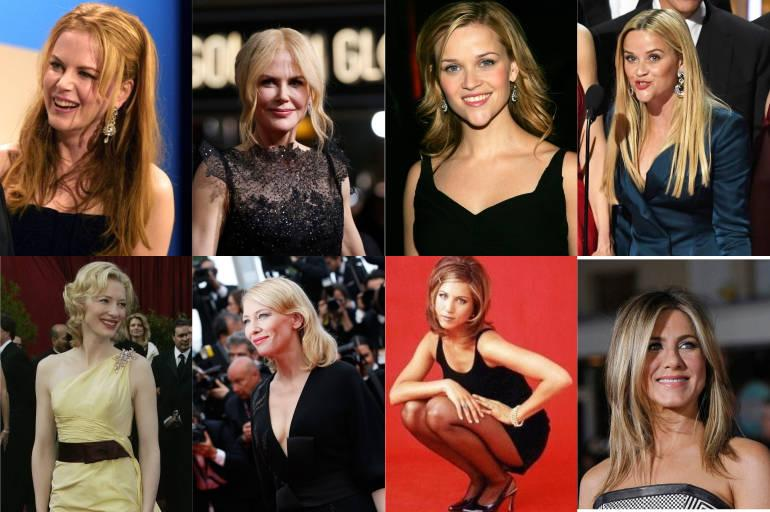
#> input picture actricesFamosas.jpg, 770 x 512 px
$ python tareaopencv1.py
#> lines starting #> are read from the running program, lines starting #| are printed output that depends on the picture; after the words box and inside, x2 and y2 are one past the last pixel; in counts of white or black regions, pixels touching at a corner belong together
# ********************************************************************************
# Prueba 3 - Python - Jorge Rojas Moena
# Parte 1: Entregar a mas tardar al Inicio de Clase Lunes 14 Junio 2021
# Ver Información en enlace: https://realpython.com/face-recognition-with-python/
# ********************************************************************************

import sys
# ***************************************************************************************
# Función detectaRostoEnFoto(foto) que Detecta Rostros en foto elegida por el usuario
# Utiliza la biblioteca de código abierto OpenCV
# ***************************************************************************************
def detectaRostoEnFoto(foto):
    import cv2

    # Get user supplied values - Obtener valores proporcionados por el usuario
    imagePath = foto
    cascPath = "haarcascade_frontalface_default.xml"

    # Create the haar cascade - Se crea la cascada para la imagen
    faceCascade = cv2.CascadeClassifier(cascPath)

    # Read the image - Leer la imagen
    image = cv2.imread(imagePath)
    gray = cv2.cvtColor(image, cv2.COLOR_BGR2GRAY)

    # Detect faces in the image - Detecta rostros en la imagen
    faces = faceCascade.detectMultiScale(
        gray,
        scaleFactor=1.1,
        minNeighbors=5,
        minSize=(30, 30)
    )

    if len(faces) > 1:
        print("Detectados {0} Rostros!".format(len(faces)))
    else: print("Detectado {0} Rostro!".format(len(faces)))

    # Draw a rectangle around the faces - Dibuja un rectángulo alrededor de las caras
    for (x, y, w, h) in faces:
        cv2.rectangle(image, (x, y), (x+w, y+h), (0, 255, 0), 2)

    if len(faces) > 1:
        cv2.imshow("Rostros Encontrados en Foto : "+imagePath, image)
    else: cv2.imshow("Rostro Encontrado en Foto : "+imagePath, image)

    print("PRESIONE ENTER PARA CONTINUAR......")
    cv2.waitKey(0)

    cv2.destroyAllWindows()

# ***************************************************************************************
# Función ingresaFoto(num) que Despliega el Menú de Fotos disponibles a detectar Rostros
# Devuelve el número correspondiente a uno de los diccionarios de la lista de fotos
# ***************************************************************************************
def ingresaFoto(num):
    print('')
    print("***************************************")
    print("* Menú de Fotos para Detectar Rostros *")
    print("***************************************")
    print('')
    for i in range(len(fotos)):
        print(str(i+1)+".- Foto "+fotos[i]['foto']+ ", Nombre Foto - " +fotos[i]['nombre'])

    print(str(len(fotos)+1)+".- Para SALIR ingrese 0 ( Cero )")
    print('')
    num = int(input("Ingrese número de Foto a detectar Rostro: "))
    print('')

    return num

# ***************************************************************************************
# Función decideVerOtraFoto(resp) que permite al usuario decidir si continúa viendo más
# fotos del menú - Devuelve valor booleano si decide continuar en el programa o no
# ***************************************************************************************
def decideVerOtraFoto(resp):
    SioNo = ""
    while SioNo not in ("N","S"):
        SioNo = input("¿ Quieres nuevamente ver otra foto ? : S / N : ")
    if SioNo == "S":
        resp = True
    else: resp = False
    return resp


# ***************************************************************************************
# Función Principal cicloRevisaFotos() que controla el mantener al usuario en el programa
# ***************************************************************************************
def cicloRevisaFotos():
    num=0
    respuesta = True

    while respuesta:
            numfoto = ingresaFoto(num)
#> the answer given: 3
            if numfoto == 0:
                respuesta = False
            else:
                if numfoto > 0 and numfoto < 8:
                    print('')
                    fotoelegida = fotos[numfoto-1]['nombre']
                    detectaRostoEnFoto(fotoelegida)
#> in detectaRostoEnFoto, image is the input picture: shape (512, 770, 3); mean B, G, R 63.7, 75.3, 103.8
#> in detectaRostoEnFoto, `gray = cv2.cvtColor(image, cv2.COLOR_BGR2GRAY)`:
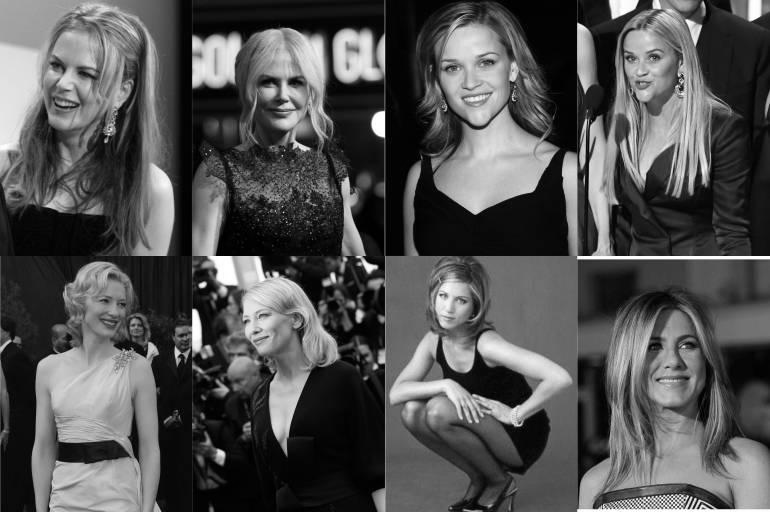
#> gray: shape (512, 770); min 0, max 255, mean 82.5
#> in detectaRostoEnFoto, `faces = faceCascade.detectMultiScale( gray, scaleFactor=1.1, minNeighb..`: faces = [[426, 279, 50, 50], [612, 33, 65, 65], [84, 280, 57, 57], [322, 28, 53, 53], [245, 54, 74, 74], [428, 31, 88, 88], [636, 315, 78, 78], [21, 33, 96, 96]]
#| Detectados 8 Rostros!
#> the loop in detectaRostoEnFoto, `for (x, y, w, h) in faces:` made 8 passes
#> after the loop in detectaRostoEnFoto, `for (x, y, w, h) in faces:`:
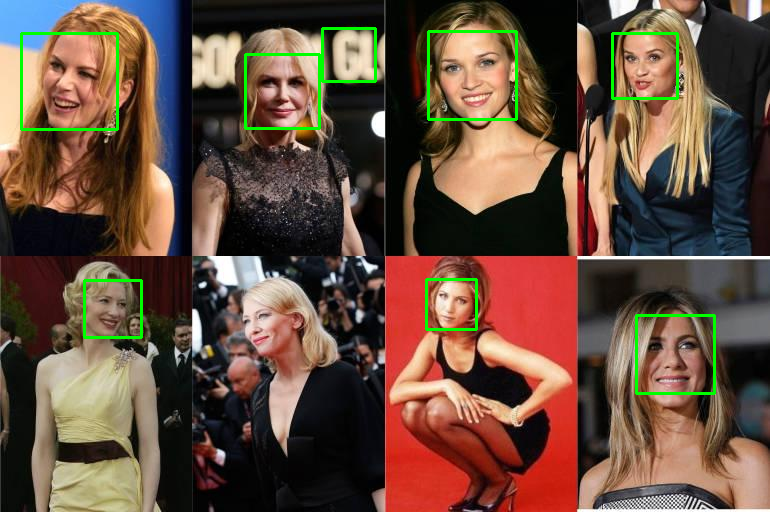
#> image: shape (512, 770, 3); 1.7% of pixels changed, all inside (x1, y1, x2, y2) = (20, 27, 716, 395)
                    print("¿¿¿ Que te pareció ???")
                    print('')
                    resp = False
                    respuesta = decideVerOtraFoto(resp)
                else:
                    print("****************************************************")
                    print("ERROR : ¡¡¡¡ Número de Foto ingresada NO EXISTE !!!!")
                    print("-------------¡¡ Ingresa nuevamente !!---------------")
                    print("****************************************************")
                    print("")

    if not respuesta:
        print("**********************")
        print("¡¡¡¡ Hasta Pronto !!!!")
        print("**********************")

# ******************************************************************
# Lista de Diccionarios con Fotos Disponibles y Rostros a Detectar
# ******************************************************************
fotos = [
        {'foto':  'Rostro Mujer', 'nombre' : 'UnRostro.jpg'},
        {'foto':  'Rostros de Chilenos(as)', 'nombre' : 'rostros-chilenos.jpg'},
        {'foto':  'Rostros Actrices Famosas', 'nombre' : 'actricesFamosas.jpg'},
        {'foto':  'Rostros Modelos Mujeres', 'nombre' : 'Modelos-mujeres.jpg'},
        {'foto':  'Rostros y Personalidad', 'nombre' : 'forma-rostro-personalidad.jpg'},
        {'foto':  'Rostros Futbolistas Veteranos', 'nombre' : 'futbolistasveteranos.jpg'},
        {'foto':  'Rostros Futbolistas TOP', 'nombre' : 'ronaldo-neymar-messi.jpg'}
    ]

# **************************************************
# Llamada a Función Principal y Termino de Programa
# **************************************************
#> (the run stopped early here; a loop or call above may not have finished)
